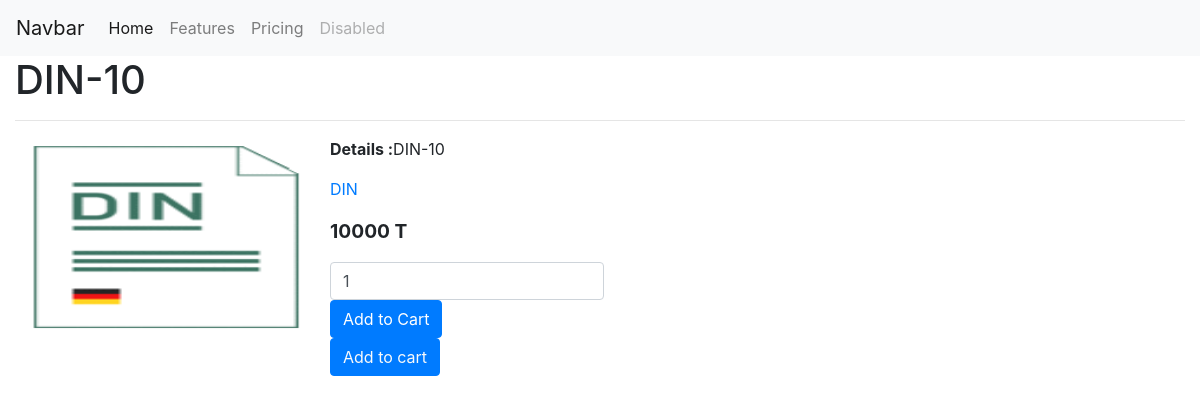
/1/din-10/, run on the app's committed database.
### shop/models.py (models this page shows, shortened)
class Product(models.Model):
    category = models.ForeignKey(Category, related_name="products", on_delete=models.CASCADE)
    name = models.CharField(max_length=200, db_index=True)
    slug = models.SlugField(max_length=200, db_index=True)
    image = models.ImageField(upload_to='products/%Y/%m/%d', blank=True)
    description = models.TextField(blank=True)
    price = models.PositiveIntegerField()
    created = models.DateField(auto_now_add=True)
    updated = models.DateField(auto_now=True)
    def get_absolute_url(self):
        return reverse('shop:product_detail', args=[self.id, self.slug])
    class Meta:
        ordering = ('name',)
        index_together = (('id', 'slug'),)

class Category(models.Model):
    name = models.CharField(max_length=200,db_index=True)
    slug = models.SlugField(max_length=200,db_index=True)
    class Meta:
        ordering = ('name',)
        verbose_name = 'category'
        verbose_name_plural = "categories"
    def __str__(self):
        return self.name

### shop/views.py (the view)
# urls.py: path("<int:id>/<slug:slug>/", views.product_detail, name="product_detail")
def product_detail(request,id,slug):
    product = get_object_or_404(Product, id=id , slug=slug)
    context = {
        'product':product
    }
    return render(request, "shop/detail.html", context)

### templates/shop/detail.html (shortened to what this page needs)
{% extends "shop/base.html" %}
{% block content %}
    <div class="container-fluid">
        <h1>{{product.name}}</h1>
        <hr>
        <div class="row">
            <div class="col">
                <img src="{{product.image.url}}" width="300" height="200" alt="">
            </div>
            <div class="col">
                <div class="row">
                    <b>Details : </b>
                    <p>{{product.description}}</p>
                </div>
                <div class="row">
                    <p><a href="{{product.get_absolute_url}}">{{product.category}}</a></p>
                </div>
                <div class="row">
                    <p style="font-weight: bolder;font-size:larger;">{{product.price}} T</p>
                </div>
                 <div class="row">
                    <form class="form-inline">
                        <div class="form-group mr-lg-1">
                          <input type="number" class="form-control" id="productQuentity" min="1" aria-describedby="emailHelp" value="1">
                        </div>
                        <button type="submit" class="btn btn-primary">Add to Cart </button>
                      </form>
                </div>
                <div class="row">
                    <form action="{% url 'cart:add' product.id %}" method="POST">
                        <button type="submit" class="btn btn-primary text-light">Add to cart </button>
                    </form>
                </div>
            </div>
            <div class="col"></div>
            <div class="col"></div>
        </div>
    </div>
{% endblock content %}

### data on the page
Product: name "DIN-10", image (picture), description "DIN-10", category "DIN", price "10000"
